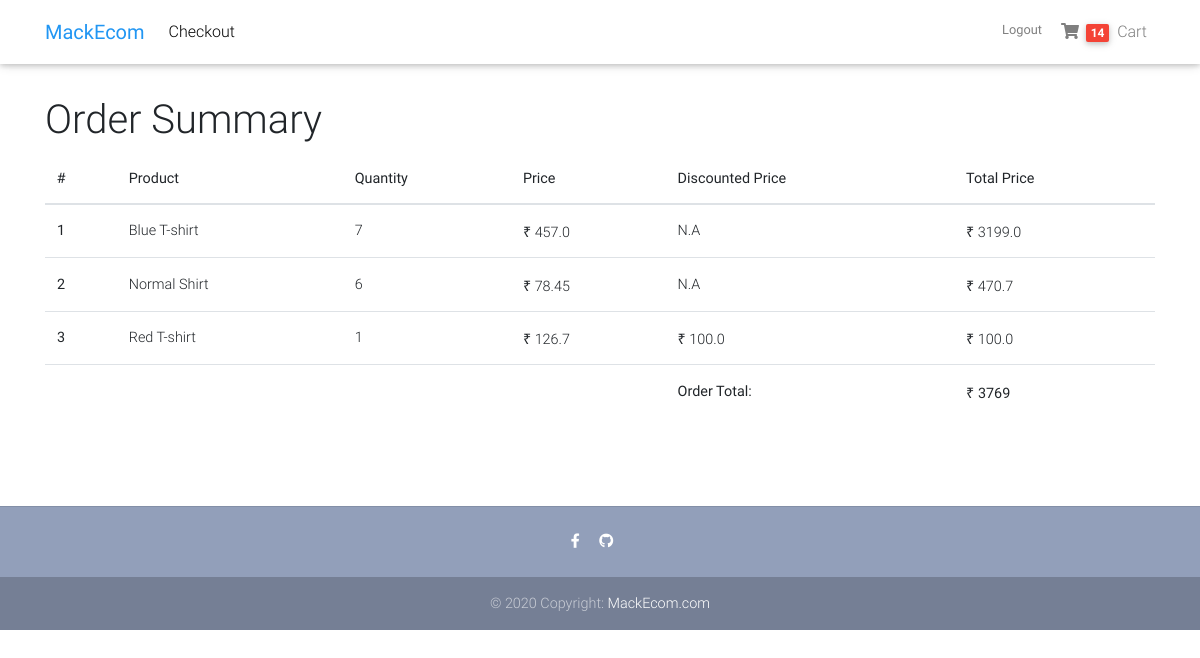
/summary/ (signed in), run on an earlier commit of the app's database.
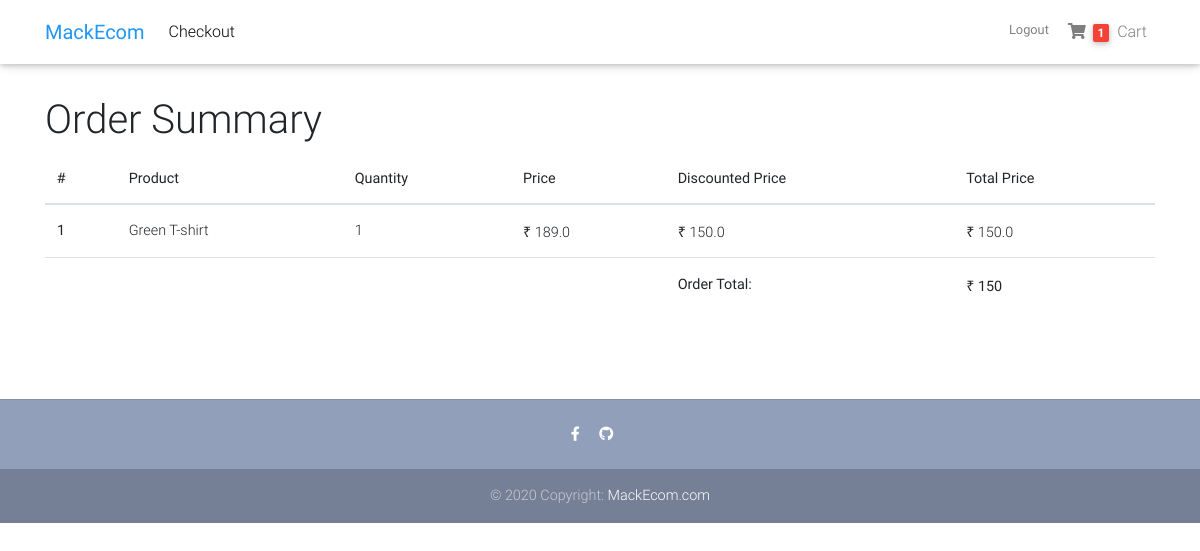
And on a later commit of the database.
### core/models.py (models this page shows, shortened)
class Cart(models.Model):
    user = models.ForeignKey(settings.AUTH_USER_MODEL, on_delete=models.CASCADE)
    items = models.ManyToManyField(OrderedItem)
    ordered = models.BooleanField(default=False)
    order_date = models.DateTimeField(blank=True, null=True)
    start_date = models.DateTimeField(auto_now_add=True)
    def cart_total(self):
        total = 0
        items = self.items.all()
        for item in items:
            price = int(item.total_price())
            total = price + total
        return total

class OrderedItem(models.Model):
    item = models.ForeignKey(Item, on_delete=models.CASCADE)
    user = models.ForeignKey(settings.AUTH_USER_MODEL, on_delete=models.CASCADE)
    is_ordered = models.BooleanField(default=False)
    qty = models.IntegerField(default=1)
    def total_price(self):
        if self.item.discounted_price:
            return self.qty*self.item.discounted_price
        else:
            return round(self.qty*self.item.price, 2)

class Item(models.Model):
    title = models.CharField(max_length=100)
    discounted_price = models.FloatField(blank=True, null=True)
    price = models.FloatField()
    slug = models.SlugField(blank=True, null=True)
    description = models.TextField(max_length=500, blank=True, null=True)
    category = models.CharField(choices=CATEGORY_CHOICES, max_length=2)
    label = models.CharField(choices=LABEL_COLOUR_CHOICES, max_length=2)
    image = models.ImageField(blank=True, null=True)

### core/views.py (the view)
# urls.py: path('summary/', views.SummaryView.as_view(), name='order-summary')
class SummaryView(View):
    def get(self, *args, **kwargs):
        try:
            cart = get_object_or_404(Cart, user=self.request.user, ordered=False)
            if cart:
                context = {
                    'object': cart
                }
            return render(self.request, 'cart-summary.html', context)
        except ObjectDoesNotExist:
            messages.error(self.request, "You do not have an active order" )
            return redirect("core:home")

### core/templatetags/cart_template_tags.py (called while the page is built)
@register.filter
def cart_item_count(user):
    if user.is_authenticated:
        count_qs = Cart.objects.filter(user=user, ordered=False)
        if count_qs.exists():
            items_qs = count_qs[0].items.all()
            count = 0
            for items in items_qs[0:]:
                count = items.qty + count
            return count
    else:
        return 0

### templates/cart-summary.html
{% extends 'base.html' %}
{% block content %}
<main>
  <div class="mt-5 container pt-5">
        {% if request.user.is_authenticated %}
         <h1>Order Summary</h1>
              <div class="table-responsive text-nowrap">
                  <table class="table">
                    <thead>
                      <tr>
                        <th scope="col">#</th>
                        <th scope="col">Product</th>
                        <th scope="col">Quantity</th>
                        <th scope="col">Price</th>
                        <th scope="col">Discounted Price</th>
                        <th scope="col">Total Price</th>
                      </tr>
                    </thead>
                    <tbody>
                    {% for item in object.items.all %}
                        <tr>
                            <th scope="row">{{ forloop.counter}}</th>
                            <td>{{ item.item.title }}</td>
                            <td>{{ item.qty }}</td>
                            <td>₹ {{ item.item.price }}</td>
                            {% if item.item.discounted_price %}
                                <td>₹ {{ item.item.discounted_price }}</td>
                            {% else %}
                                <td>N.A</td>
                            {% endif %}
                            <td>₹ {{ item.total_price }}</td>
                        </tr>
                    {% endfor %}
                    <tr>
                        <td colspan="4"> </td>
                        <td><strong>Order Total: </strong></td>
                        <td><strong>₹ {{ object.cart_total }}</strong></td>
                    </tr>
                    </tbody>
                  </table>
               </div>
            {% else %}
                <h1> Sign In to View Your Cart</h1>
        {% endif %}
  </div>
</main>
{% endblock content %}

### templates/base.html (shortened to what this page needs)
{% load static %}
{% load cart_template_tags %}
<head>
  <link rel="stylesheet" href="https://use.fontawesome.com/releases/v5.11.2/css/all.css">
  <link rel="stylesheet" href="{% static 'MackEcom/css/bootstrap.min.css' %}">
  <link rel="stylesheet" href="{% static 'MackEcom/css/mdb.min.css' %}">
  <link rel="stylesheet" href="{% static 'MackEcom/css/style.min.css' %}">
</head>
<body>
  <nav class="navbar fixed-top navbar-expand-lg navbar-light white scrolling-navbar mb-5">
    <div class="container">
      <a class="navbar-brand waves-effect" href="{% url 'core:home' %}" target="_blank">
        <strong class="blue-text">MackEcom</strong>
      </a>
      <div class="collapse navbar-collapse" id="navbarSupportedContent">
            <ul class="navbar-nav mr-auto">
              <li class="nav-item">
                {% if request.user.is_authenticated %}
                  <a class="nav-link waves-effect" href="{% url 'core:checkout' %}"
                  target="_blank">Checkout</a>
                {% endif %}
              </li>
            </ul>
          <div class="nav-item navbar-nav nav-flex-icons ">
              {% if request.user.is_authenticated %}
                  <a class="nav-link waves-effect clearfix d-none d-sm-inline-block" href="{% url 'account_logout' %}">
                     <small> Logout </small>
                  </a>
                  <a class="nav-link waves-effect" href="{% url 'core:order-summary'%}">
                        <i class="fas fa-shopping-cart"></i>
                       {% if request.user|cart_item_count %}
                           <span class="badge red z-depth-1 mr-1"> {{ request.user|cart_item_count }}</span>
                        {% endif %}
                           <span class="clearfix d-none d-sm-inline-block"> Cart </span>
                  </a>
              {% endif %}
          </div>
      </div>
    </div>
  </nav>
<div class="pb-5">
    {% block content  %}
    {% endblock content %}
</div>
  <footer class="page-footer text-center font-small mt-4 wow fadeIn">
    <hr class="my-4">
    <div class="pb-4">
      <a href="https://www.facebook.com/manas.kundu.9" target="_blank">
        <i class="fab fa-facebook-f mr-3"></i>
      </a>
      <a href="https://github.com/Manas377" target="_blank">
        <i class="fab fa-github mr-3"></i>
      </a>
    </div>
    <div class="footer-copyright py-3">
      © 2020 Copyright:
      <a href="#" target="_blank"> MackEcom.com </a>
    </div>
  </footer>
</body>
</html>

What changed in the data, as far as the page shows it:
removed OrderedItem: item "Blue T-shirt", qty "7", item.price "457.0", shows "N.A", total_price "3199.0"
removed OrderedItem: item "Normal Shirt", qty "6", item.price "78.45", shows "N.A", total_price "470.7"
removed OrderedItem: item "Red T-shirt", qty "1", item.price "126.7", item.discounted_price "100.0", total_price "100.0"
added OrderedItem: item "Green T-shirt", qty "1", item.price "189.0", item.discounted_price "150.0", total_price "150.0"
changed through a linked row, Cart: cart_total "3769" → "150"
Also different on the page:
{{ request.user|cart_item_count }}: "14" → "1"
